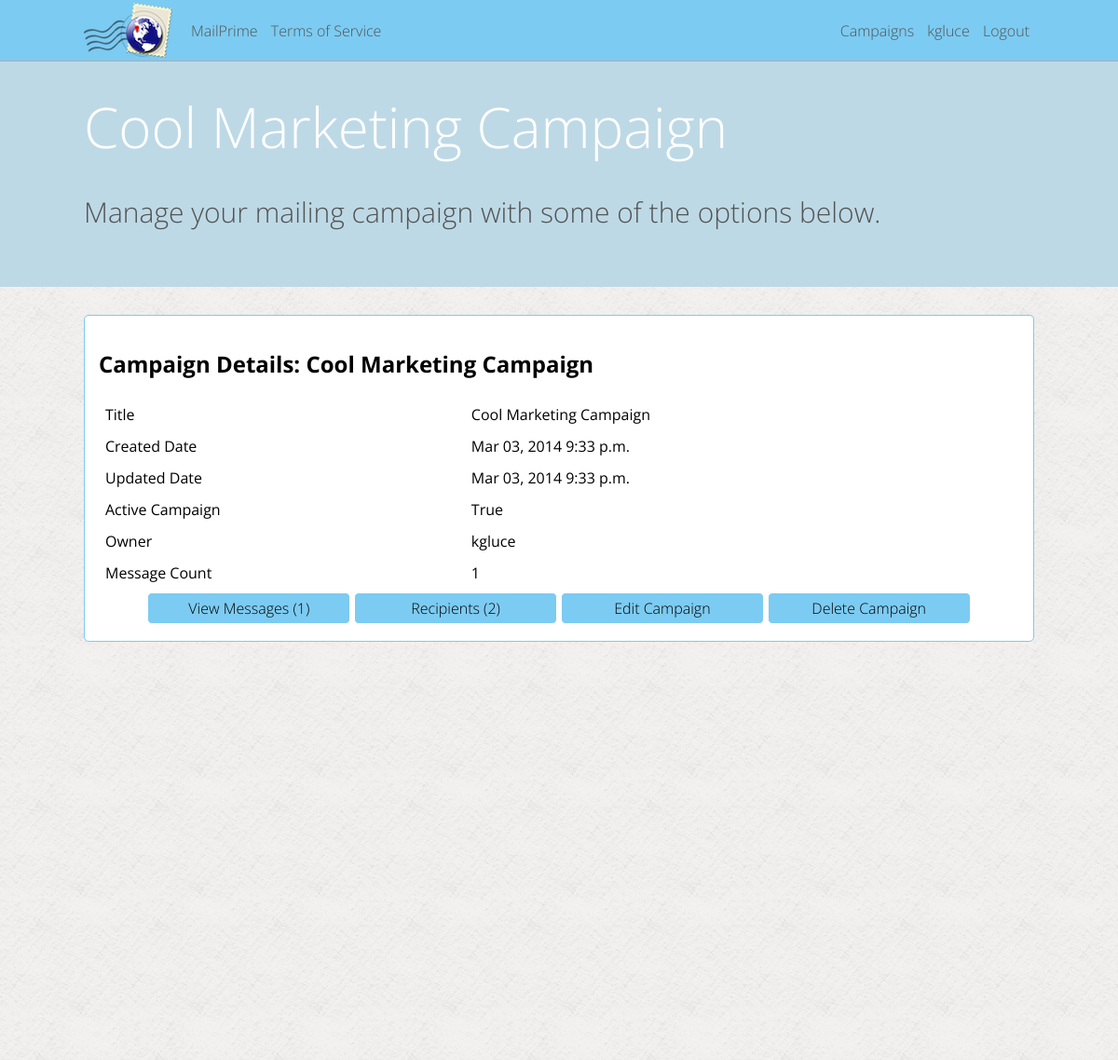
The page /kgluce/campaign-1 (signed in) on the database as committed earlier.
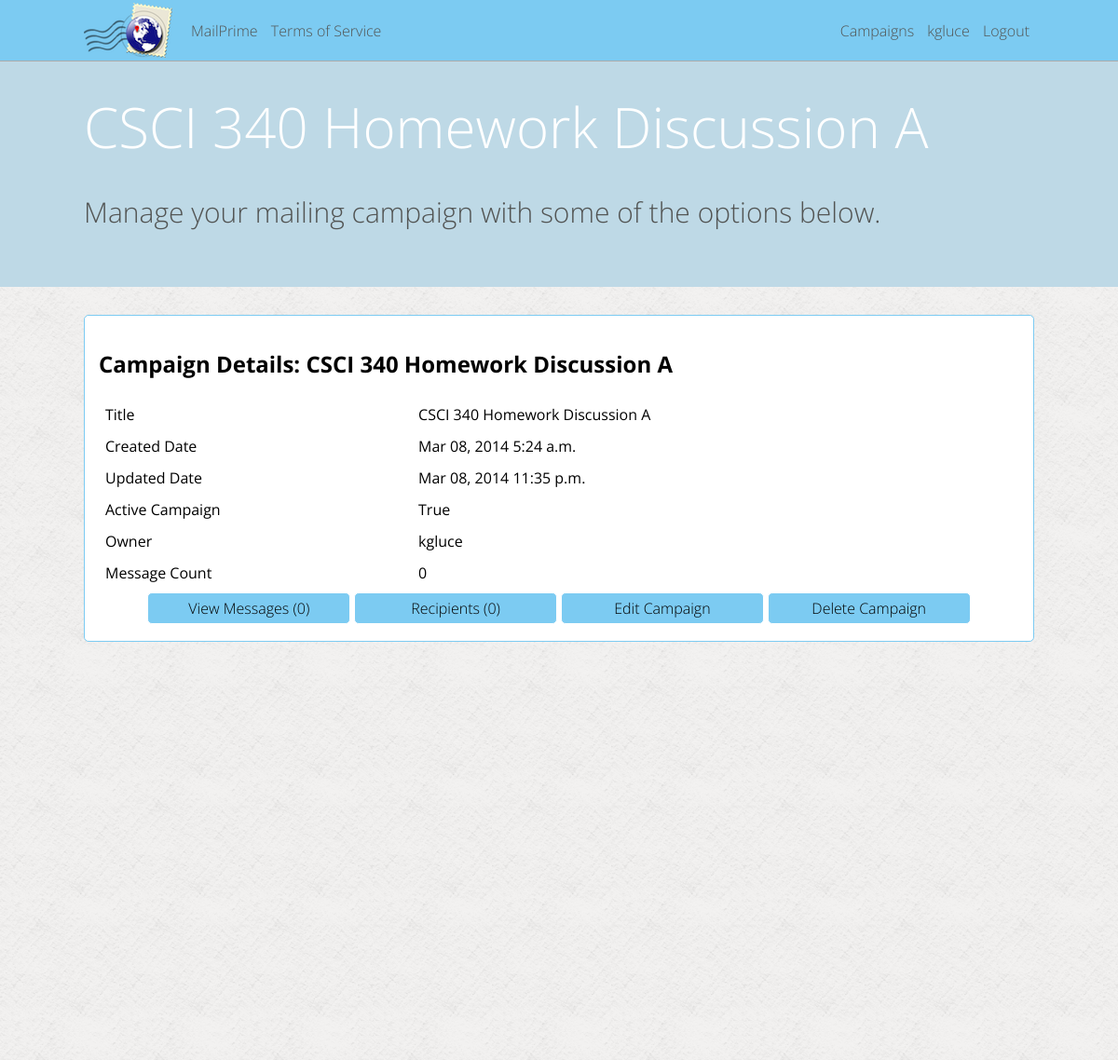
The same page on the database as committed later.
### mailer/models.py (models this page shows, shortened)
class Campaign(models.Model):
	title = models.CharField(max_length=200)
	about = models.TextField()
	created_date = models.DateTimeField(auto_now_add=True, blank=True)
	updated_date = models.DateTimeField(auto_now=True)
	active = models.BooleanField(default=True)
	user = models.ForeignKey(User)

### mailer/campaign_views.py (the view)
# urls.py: url(r'^(\w+)/campaign-(\d+)$', campaign_views.user_campaign, name='user_campaign'),
def user_campaign(request, param_username, param_campaign_pk):
	page_vars = {"page_title": 'Campaign View'}
	if current_user(request) and request.user.username == param_username:
		try:
			user_campaign = Campaign.objects.get(pk = param_campaign_pk)
		except Campaign.DoesNotExist:
			raise Http404
		if user_campaign.user.username != request.user.username:
			raise Http404
		if user_campaign.active == False:
			messages.add_message(request, messages.ERROR, 'Campaign disabled by MailPrime Administrator')
		page_vars['campaign'] = user_campaign
		page_vars['message_count'] = Message.objects.filter(campaign = user_campaign).count()
		page_vars['recipient_count'] = Recipient.objects.filter(campaign = user_campaign).count()
		return render(request, 'campaign/show.html', page_vars)
	else:
		raise Http404

### mailer/lib.py (called while the page is built)
def current_user(request):
	if request.user.is_authenticated():
		return True
	else:
		return False

### mailer/templates/campaign/show.html
{% extends "_base.html" %}
{% block content %}
<div class="solid_bg">
<h1>Campaign Details: {{ campaign.title }}</h1>
<table class="full_width">
	<tr>
		<td>Title</td>
		<td>{{ campaign.title }}</td>
	</tr>
	<tr>
		<td>Created Date</td>
		<td>{{ campaign.created_date|date:"M d, Y" }} {{ campaign.created_date|time:"P" }}</td>
	</tr>
	<tr>
		<td>Updated Date</td>
		<td>{{ campaign.updated_date|date:"M d, Y" }} {{ campaign.updated_date|time:"P" }}</td>
	</tr>
	<tr>
		<td>Active Campaign</td>
		<td>{{ campaign.active }}</td>
	</tr>
	<tr>
		<td>Owner</td>
		<td>{{ campaign.user }}</td>
	</tr>
	<tr>
		<td>Message Count</td>
		<td>{{ message_count }}</td>
	</tr>
</table>
<table class="ninety_center">
	<tr>
		<td><a class="link_button" href="/{{ user.username }}/campaign-{{ campaign.pk }}/messages">View Messages ({{ message_count }})</a></td>
		<td><a class="link_button" href="/{{user.username }}/campaign-{{ campaign.pk }}/recipients">Recipients ({{ recipient_count }})</a></td>
		<td><a class="link_button" href="/{{ user.username }}/campaign-{{ campaign.pk }}/edit">Edit Campaign</a></td>
		<td><a class="link_button" href="/{{ user.username }}/campaign-{{ campaign.pk }}/edit?action=delete">Delete Campaign</a></td>
 	</tr>
</table>
</div>
{% endblock %}
{% block header %}
<h5 id="header_title">{{ campaign.title }}</h5>
<p id="header_desc">Manage your mailing campaign with some of the options below.</p>
{% endblock header %}

Rows that differ between the two databases and show on the page:
changed Campaign "True": title "Cool Marketing Campaign" → "CSCI 340 Homework Discussion A"; created_date "Mar 03, 2014" → "Mar 08, 2014"; created_date "9:33 p.m." → "5:24 a.m."; updated_date "Mar 03, 2014" → "Mar 08, 2014"; updated_date "9:33 p.m." → "11:35 p.m."
Other text that changed with them:
{{ message_count }}: "1" → "0"
{{ recipient_count }}: "2" → "0"
